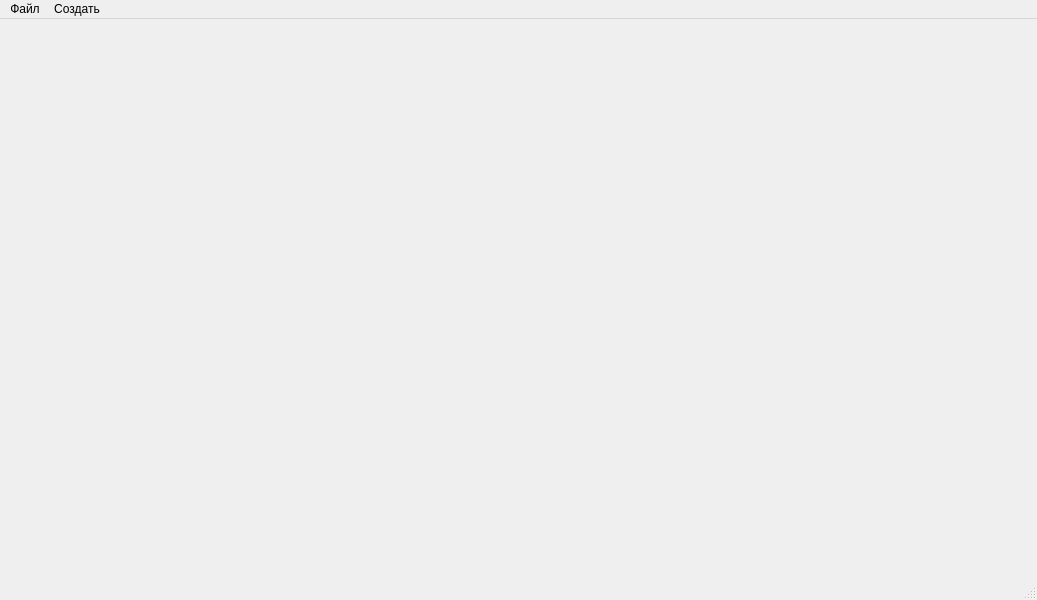
<?xml version="1.0" encoding="UTF-8"?>
<ui version="4.0">
 <class>MainWindow</class>
 <widget class="QMainWindow" name="MainWindow">
  <property name="geometry">
   <rect>
    <x>0</x>
    <y>0</y>
    <width>1037</width>
    <height>600</height>
   </rect>
  </property>
  <property name="font">
   <font>
    <family>MS Sans Serif</family>
   </font>
  </property>
  <property name="windowTitle">
   <string>Визуализация DFMA</string>
  </property>
  <property name="windowIcon">
   <iconset theme="D:\Dropbox\GitHub\visualization_of_automata\icons\window_icons\python.png"/>
  </property>
  <widget class="QWidget" name="centralwidget">
   <layout class="QGridLayout" name="gridLayout">
    <item row="1" column="2">
     <spacer name="horizontalSpacer_2">
      <property name="orientation">
       <enum>Qt::Horizontal</enum>
      </property>
      <property name="sizeType">
       <enum>QSizePolicy::Preferred</enum>
      </property>
      <property name="sizeHint" stdset="0">
       <size>
        <width>40</width>
        <height>20</height>
       </size>
      </property>
     </spacer>
    </item>
    <item row="0" column="1">
     <spacer name="verticalSpacer">
      <property name="orientation">
       <enum>Qt::Vertical</enum>
      </property>
      <property name="sizeType">
       <enum>QSizePolicy::Preferred</enum>
      </property>
      <property name="sizeHint" stdset="0">
       <size>
        <width>20</width>
        <height>40</height>
       </size>
      </property>
     </spacer>
    </item>
    <item row="1" column="0">
     <spacer name="horizontalSpacer">
      <property name="orientation">
       <enum>Qt::Horizontal</enum>
      </property>
      <property name="sizeType">
       <enum>QSizePolicy::Preferred</enum>
      </property>
      <property name="sizeHint" stdset="0">
       <size>
        <width>40</width>
        <height>20</height>
       </size>
      </property>
     </spacer>
    </item>
    <item row="1" column="1">
     <layout class="QVBoxLayout" name="automata_name_layout">
      <property name="sizeConstraint">
       <enum>QLayout::SetDefaultConstraint</enum>
      </property>
      <item>
       <widget class="QLabel" name="automata_name">
        <property name="sizePolicy">
         <sizepolicy hsizetype="Minimum" vsizetype="Minimum">
          <horstretch>0</horstretch>
          <verstretch>0</verstretch>
         </sizepolicy>
        </property>
        <property name="minimumSize">
         <size>
          <width>200</width>
          <height>50</height>
         </size>
        </property>
        <property name="maximumSize">
         <size>
          <width>1000</width>
          <height>50</height>
         </size>
        </property>
        <property name="font">
         <font>
          <family>MS Sans Serif</family>
          <pointsize>16</pointsize>
          <weight>75</weight>
          <bold>true</bold>
         </font>
        </property>
        <property name="midLineWidth">
         <number>0</number>
        </property>
        <property name="text">
         <string/>
        </property>
        <property name="alignment">
         <set>Qt::AlignCenter</set>
        </property>
       </widget>
      </item>
     </layout>
    </item>
    <item row="3" column="1">
     <spacer name="verticalSpacer_2">
      <property name="orientation">
       <enum>Qt::Vertical</enum>
      </property>
      <property name="sizeType">
       <enum>QSizePolicy::Preferred</enum>
      </property>
      <property name="sizeHint" stdset="0">
       <size>
        <width>20</width>
        <height>40</height>
       </size>
      </property>
     </spacer>
    </item>
    <item row="2" column="1">
     <layout class="QVBoxLayout" name="table_automata_vizual"/>
    </item>
   </layout>
  </widget>
  <widget class="QMenuBar" name="menubar">
   <property name="geometry">
    <rect>
     <x>0</x>
     <y>0</y>
     <width>1037</width>
     <height>21</height>
    </rect>
   </property>
   <widget class="QMenu" name="menu">
    <property name="title">
     <string>Файл</string>
    </property>
    <addaction name="openfile_top_menu"/>
   </widget>
   <widget class="QMenu" name="menu_2">
    <property name="title">
     <string>Создать</string>
    </property>
    <addaction name="create_DFA_top_menu"/>
    <addaction name="create_DFMA_top_menu"/>
   </widget>
   <addaction name="menu"/>
   <addaction name="menu_2"/>
  </widget>
  <widget class="QStatusBar" name="statusbar"/>
  <action name="openfile_top_menu">
   <property name="text">
    <string>Открыть файл</string>
   </property>
  </action>
  <action name="create_DFA_top_menu">
   <property name="text">
    <string>Конечный детерминированный автомат</string>
   </property>
  </action>
  <action name="create_DFMA_top_menu">
   <property name="text">
    <string>Конечный детерминированный автомат с магазинной памятью</string>
   </property>
  </action>
 </widget>
 <resources/>
 <connections/>
</ui>
